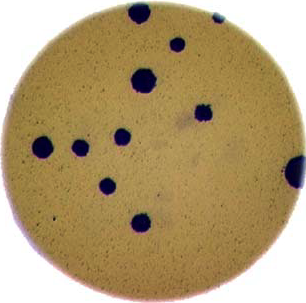
#> input picture data/colonies-01.tif, 306 x 303 px
$ jupyter execute '8-Capstone Challenge.ipynb'   (shell and % lines are left out)
#> lines starting #> are read from the running program, lines starting #| are printed output that depends on the picture; after the words box and inside, x2 and y2 are one past the last pixel; in counts of white or black regions, pixels touching at a corner belong together
# Capstone Challenge

The morphometric challenge is to determine how many bacteria colonies are in each of these bacteria colony images. \
The image files are `data/colonies-01.tif`, `data/colonies-02.tif`, and `data/colonies-03.tif`.

[cell 1]
#import libraries
import skimage.io as skio
import matplotlib.pyplot as plt
import numpy as np
import skimage.color
import skimage.filters
import skimage.measure
import skimage.morphology

### Analysis for first image

[cell 2]
image = skio.imread("data/colonies-01.tif")
#> image is the input picture: shape (303, 306, 3); mean R, G, B 177.7, 155.8, 113.9
plt.subplots()
plt.imshow(image)

[cell 3]
gray_image = skimage.color.rgb2gray(image)
blurred_image = skimage.filters.gaussian(gray_image, sigma = 1.0)
plt.subplots()
plt.imshow(blurred_image, cmap="gray")

[cell 4]
histogram, bin_edges = np.histogram(blurred_image, bins = 256, range=(0.0,1.0))
#> histogram = 256 values, max 16164 at index 255, min 0 at index 0, mean 362.2; bin_edges = 257 values from 0 to 1
plt.subplots()
plt.plot(bin_edges[0:-1], histogram)
#> figure, not shown here; curve peaks at x = 0.996, y = 16164

[cell 5]
th = 0.4
binary_mask = blurred_image < th
#> binary_mask: shape (303, 306) bool; 4% white; 14 white regions (3 under 20 px)
plt.subplots()
plt.imshow(binary_mask, cmap="gray")

[cell 6]
labeled_image, count = skimage.measure.label(binary_mask, connectivity=2, return_num=True)
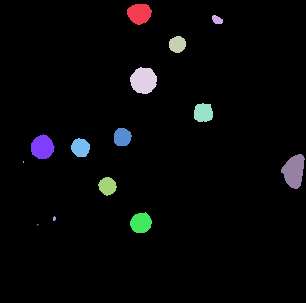
#> labeled_image: shape (303, 306) int32; 15 distinct labels, from 0 to 14; one colour per label, 0 black
#> count = 14
print(count)
#| 14

[cell 7]
object_features = skimage.measure.regionprops(labeled_image)
#> object_features = 14 regions; largest, box (x1, y1, x2, y2) and area: (281, 154, 305, 189) 565, (130, 67, 157, 94) 559, (31, 134, 55, 159) 442, (127, 4, 152, 25) 399, (130, 212, 152, 233) 353
object_areas = [feat["area"] for feat in object_features]
#> object_areas = [399, 73, 228, 559, 304, 266, 442, 279, 565, 2, 255, 353, 12, 3]
plt.subplots()
plt.hist(object_areas)
plt.xlabel("Area in pixels")
plt.ylabel("Number of objects")
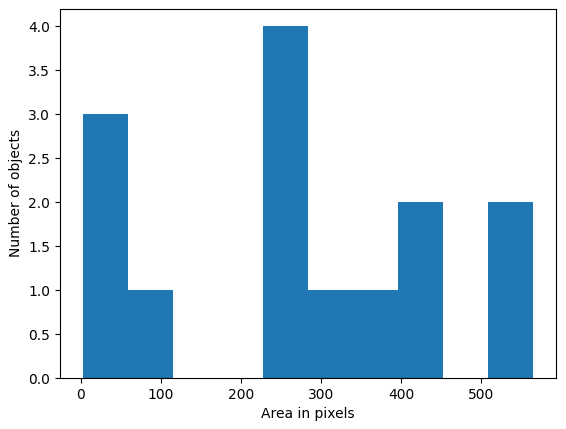
#> figure drawn by matplotlib, 1 panel; tallest bar 4 high, from x = 227.2 to 283.5

[cell 8]
object_mask = skimage.morphology.remove_small_objects(binary_mask, 50)
#> object_mask: shape (303, 306) bool; 4% white; 11 white regions
labeled_image, count = skimage.measure.label(object_mask, connectivity=2, return_num=True)
#> labeled_image: shape (303, 306) int32; 12 distinct labels, from 0 to 11
#> count = 11
print(count)
#| 11

[cell 9]
# convert the label image to color image
colored_label_image = skimage.color.label2rgb(labeled_image, bg_label=0)

fig, ax = plt.subplots()
plt.imshow(colored_label_image)
plt.axis("off");

[cell 10]
colored_area_image = skimage.color.label2rgb(labeled_image)
final_image = skimage.color.gray2rgb(gray_image)
final_image[binary_mask] = colored_area_image[binary_mask]
#> final_image: shape (303, 306, 3) float64; mean R, G, B 0.643, 0.63, 0.63
plt.figure()
plt.imshow(final_image)
plt.colorbar()
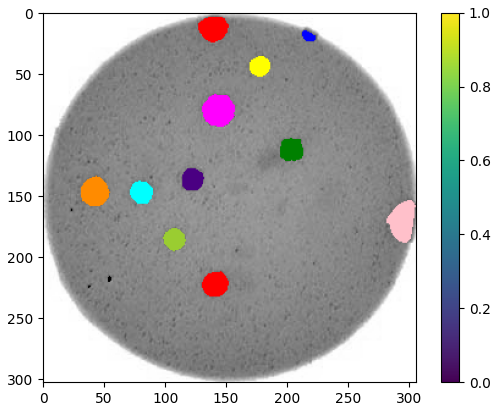
#> figure drawn by matplotlib, 2 panels

### Creating a UDF to count bacteria colonies

[cell 11]
def component_analysis(filename, sigma = 1.0, t = 0.5, connectivity = 2, min_area = 0):
#> called with filename = 'data/colonies-01.tif', sigma = 1, t = 0.4, connectivity = 2, min_area = 50
    image = skio.imread(filename)
    gray_image = skimage.color.rgb2gray(image)
    blurred_image = skimage.filters.gaussian(gray_image, sigma = sigma)
    fig, ax =plt.subplots(figsize=(10,5),nrows=1,ncols=2)
    fig.tight_layout(h_pad=10)
    plt.subplots_adjust(top=0.85)
    ax[0].imshow(blurred_image, cmap="gray")
    ax[0].set_title("Blurred Image")
    binary_mask = blurred_image < t

    img, cnt = skimage.measure.label(binary_mask, connectivity=2, return_num=True)
#> cnt = 14
    object_features = skimage.measure.regionprops(img)
    object_areas = [feat["area"] for feat in object_features]
    ax[1].hist(object_areas)
    ax[1].set_title("Object Areas")
    ax[1].set_xlabel("Area in pixels")
    ax[1].set_ylabel("Number of objects")

    object_mask = skimage.morphology.remove_small_objects(binary_mask, min_area)
    labeled_image, count = skimage.measure.label(object_mask, connectivity=connectivity, return_num=True)
#> count = 11
    colored_area_image = skimage.color.label2rgb(labeled_image)
    final_image = skimage.color.gray2rgb(gray_image)
    final_image[object_mask] = colored_area_image[object_mask]
#> final_image: shape (303, 306, 3) float64; mean R, G, B 0.643, 0.63, 0.63
    plt.figure()
    plt.imshow(final_image)
    plt.colorbar()
    plt.title('Final image')
    return labeled_image, count

[cell 12]
img1, count1 = component_analysis("data/colonies-01.tif", 1.0, 0.4, 2, 50.0)
#> count1 = 11
print(f"Count:{count1}")
#| Count:11
#> figure, not shown here; panel 2: tallest bar 4 high, from x = 227.2 to 283.5

[cell 13]
img2, count2 = component_analysis("data/colonies-02.tif", 1.0, 0.4, 2, 5.0)
#> call 2 of component_analysis, with filename = 'data/colonies-02.tif', sigma = 1, t = 0.4, connectivity = 2, min_area = 5
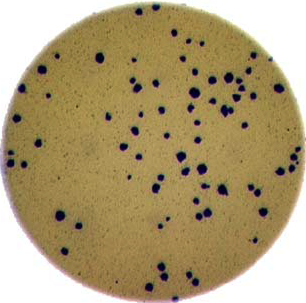
#> input picture data/colonies-02.tif, 306 x 303 px
#> in component_analysis, image is the input picture: shape (303, 306, 3); mean R, G, B 174.7, 157.2, 117.5
#> in component_analysis (call 2), `binary_mask = blurred_image < t`: binary_mask: shape (303, 306) bool; 5.2% white; 71 white regions (8 under 20 px)
#> in component_analysis (call 2), `img, cnt = skimage.measure.label(binary_mask, connectivity=2, return_n..`: img: shape (303, 306) int32; 72 distinct labels, from 0 to 71
#> in component_analysis (call 2), `img, cnt = skimage.measure.label(binary_mask, connectivity=2, return_n..`: cnt = 71
#> in component_analysis (call 2), `object_features = skimage.measure.regionprops(img)`: object_features = 71 regions; largest, box (x1, y1, x2, y2) and area: (223, 72, 246, 92) 217, (288, 146, 301, 173) 190, (156, 261, 169, 282) 173, (5, 149, 16, 169) 159, (185, 270, 200, 287) 149
#> in component_analysis (call 2), `object_areas = [feat["area"] for feat in object_features]`: object_areas = 71 values, max 217 at index 15, min 1 at index 10, mean 67.8
#> in component_analysis (call 2), `object_mask = skimage.morphology.remove_small_objects(binary_mask, min..`: object_mask: shape (303, 306) bool; 5.2% white; 67 white regions (4 under 20 px), largest, box (x1, y1, x2, y2) and area: (223, 72, 246, 92) 217, (288, 146, 301, 173) 190, (156, 261, 169, 282) 173
#> in component_analysis (call 2), `labeled_image, count = skimage.measure.label(object_mask, connectivity..`:
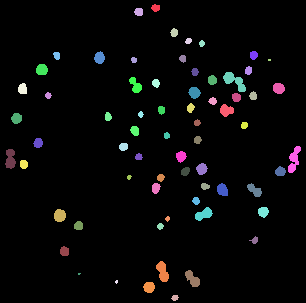
#> labeled_image: shape (303, 306) int32; 68 distinct labels, from 0 to 67; one colour per label, 0 black
#> in component_analysis (call 2), `labeled_image, count = skimage.measure.label(object_mask, connectivity..`: count = 67
#> in component_analysis (call 2), `final_image[object_mask] = colored_area_image[object_mask]`:
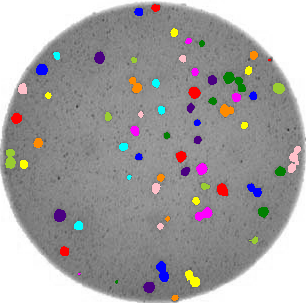
#> final_image: shape (303, 306, 3) float64; mean R, G, B 0.641, 0.631, 0.633
#> count2 = 67
print(f"Count:{count2}")
#| Count:67
#> figure, not shown here; panel 2: tallest bar 20 high, from x = 44.2 to 65.8

[cell 14]
img3, count3 = component_analysis("data/colonies-03.tif", 1.0, 0.4, 2, 1.0)
#> call 3 of component_analysis, with filename = 'data/colonies-03.tif', sigma = 1, t = 0.4, connectivity = 2, min_area = 1
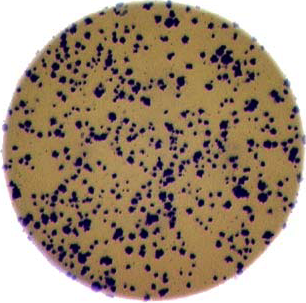
#> input picture data/colonies-03.tif, 306 x 303 px
#> in component_analysis, image is the input picture: shape (303, 306, 3); mean R, G, B 161.7, 141.7, 119.8
#> in component_analysis (call 3), `binary_mask = blurred_image < t`: binary_mask: shape (303, 306) bool; 20.1% white; 246 white regions (52 under 20 px)
#> in component_analysis (call 3), `img, cnt = skimage.measure.label(binary_mask, connectivity=2, return_n..`:
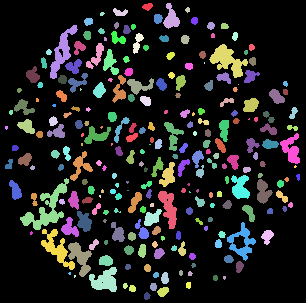
#> img: shape (303, 306) int32; 247 distinct labels, from 0 to 246; one colour per label, 0 black
#> in component_analysis (call 3), `img, cnt = skimage.measure.label(binary_mask, connectivity=2, return_n..`: cnt = 246
#> in component_analysis (call 3), `object_features = skimage.measure.regionprops(img)`: object_features = 246 regions; largest, box (x1, y1, x2, y2) and area: (20, 178, 69, 230) 779, (209, 44, 248, 78) 591, (50, 25, 78, 79) 514, (41, 229, 75, 270) 498, (89, 267, 117, 292) 442
#> in component_analysis (call 3), `object_areas = [feat["area"] for feat in object_features]`: object_areas = 246 values, max 779 at index 155, min 1 at index 55, mean 75.94
#> in component_analysis (call 3), `labeled_image, count = skimage.measure.label(object_mask, connectivity..`: count = 246
#> in component_analysis (call 3), `final_image[object_mask] = colored_area_image[object_mask]`:
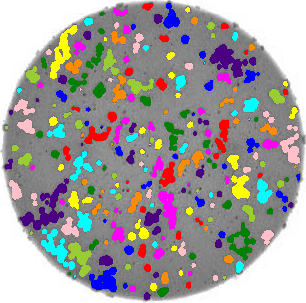
#> final_image: shape (303, 306, 3) float64; mean R, G, B 0.636, 0.617, 0.618
#> count3 = 246
print(f"Count:{count3}")
#| Count:246
#> figure, not shown here; panel 2: tallest bar 183 high, from x = 1 to 78.8
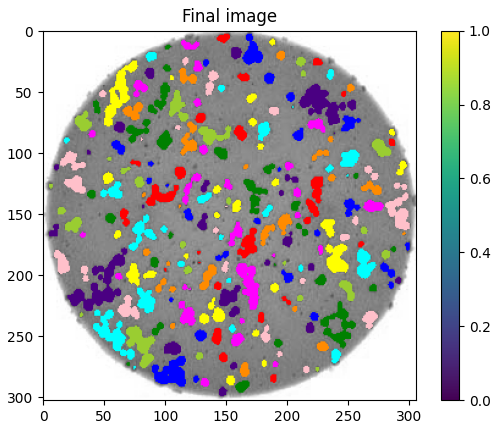
#> figure drawn by matplotlib, 2 panels
